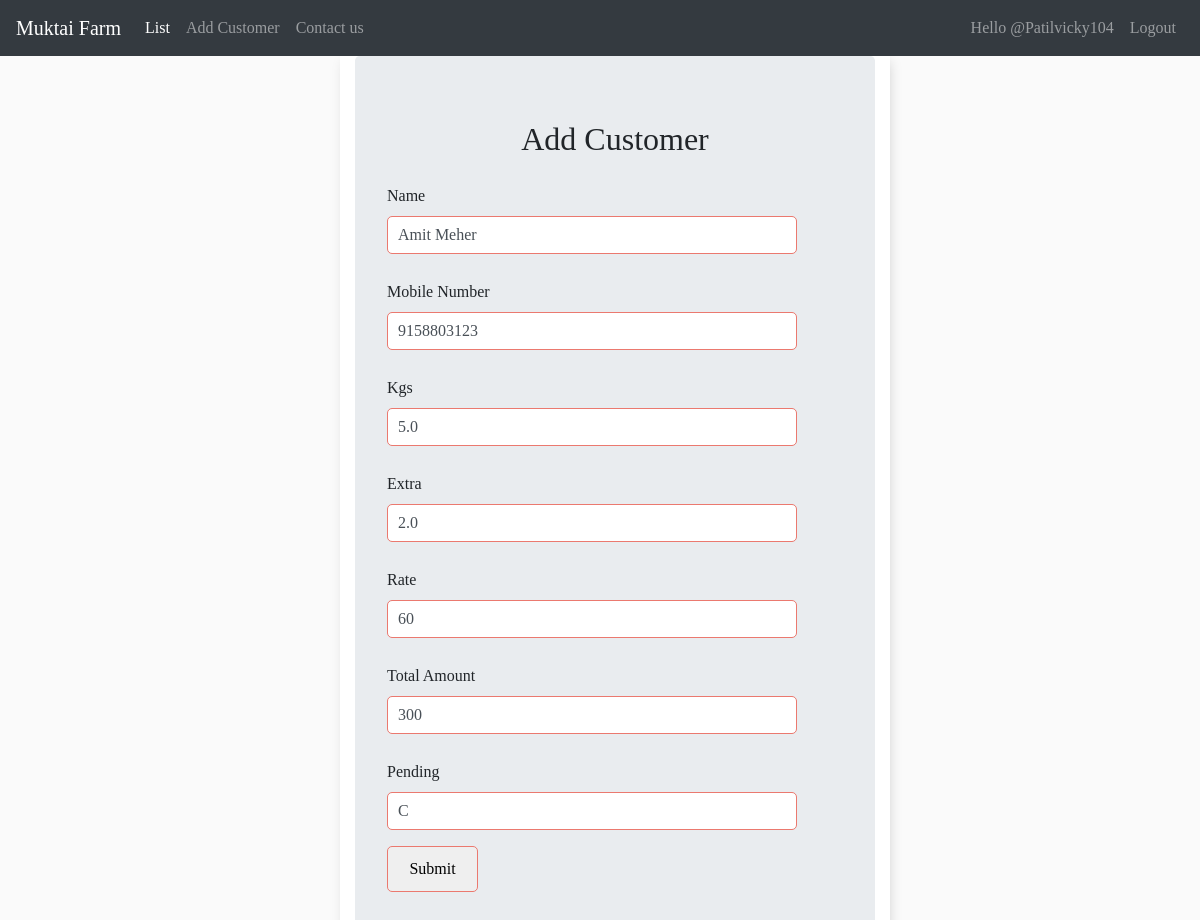
/update/29/ (signed in), run on the app's committed database.
### customer_details/models.py (models this page shows, shortened)
class AddCustomer(models.Model):
    user = models.ForeignKey(
        User, on_delete=models.CASCADE, null=True, blank=True)
    Name = models.CharField(max_length=500)
    Phone = models.IntegerField()
    Date = models.DateField(auto_now=True)
    Buy_kgs = models.FloatField()
    extra_kgs = models.FloatField()
    Rate = models.IntegerField()
    Bill = models.IntegerField(null=True)
    Pending = models.CharField(max_length=1,null=True)
    class Meta:
        order_with_respect_to = 'user'

### customer_details/views.py (the view)
# urls.py: path("update/<str:pk>/", views.updateOrder, name='update'),
@login_required
def updateOrder(request, pk):
    order = AddCustomer.objects.get(id=pk)
    form = BillForm(instance=order)
    if request.method == 'POST':
        form = BillForm(request.POST, instance=order)
        if form.is_valid():
            form.save()
            return redirect('Customer_List')
    context = {'form': form}
    return render(request, 'BillForm_update.html', context)

### customer_details/templates/BillForm_update.html (shortened to what this page needs)
{% extends "base.html" %} {% load bootstrap3 %} {% block MainBlock %}
<div class="container">
    <div class="jumbotron">
        <h2 style="text-align: center">Add Customer</h2>
        <form method="POST">
            <div class="form-group">
                <label for="exampleInputEmail1">Name</label>
                {{form.Name}}
            </div>
            <div class="form-group">
                <label for="exampleInputPassword1">Mobile Number</label>
                {{form.Phone}}
            </div>
            <div class="form-group">
                <label for="Buy_Kgs">Kgs</label>
                {{form.Buy_kgs}}
            </div>
            <div class="form-group">
                <label for="Extra_Kgs">Extra</label>
                {{form.extra_kgs}}
            </div>
            <div class="form-group">
                <label for="Rate">Rate</label>
                {{form.Rate}}
            </div>
            <div class="form-group">
                <label for="Rate">Total Amount</label>
                {{form.Bill}}
            </div>
            <div class="form-group">
                <label for="exampleInputEmail1">Pending</label>
                {{form.Pending}}
            </div>
            <input type="Submit" />
        </form>
    </div>
</div>
{% endblock MainBlock %}

### customer_details/templates/base.html (shortened to what this page needs)
<!DOCTYPE html>
<html lang="en">
<head>
  <link rel="stylesheet" href="https://cdn.jsdelivr.net/npm/bootstrap@4.6.0/dist/css/bootstrap.min.css"
 />
</head>
<body>
  <div class="Navbar">
    <nav class="navbar navbar-expand-md navbar-dark bg-dark">
      <a class="navbar-brand" href="#">Muktai Farm</a>
      <div class="collapse navbar-collapse" id="navbarNav">
        {% if request.user.is_authenticated %}
        <ul class="navbar-nav">
          <li class="nav-item active">
            <a class="nav-link" href="{% url 'Customer_List' %}">List</a>
          </li>
          <li class="nav-item">
            <a class="nav-link" href="{% url 'Customer_Form' %}">Add Customer</a>
          </li>
          <li class="nav-item">
            <a class="nav-link" href="{% url 'contact' %}">Contact us</a>
          </li>
        </ul>
        <ul class="navbar-nav ml-auto">
          <li class="nav navbar-nav navbar-right nav-item">
            <a class="nav-link" href="#">Hello @{{request.user}}</a>
          </li>
          <li class="nav navbar-nav navbar-right nav-item">
            <a class="nav-link" href="{% url 'logout' %}">Logout</a>
          </li>
          {% endif %}
        </ul>
      </div>
    </nav>
  </div>
  <div class="cssfile">
    {% block MainBlock %}
    {% endblock MainBlock %}
  </div>
</body>
</html>

### customer_details/templates/base.html (style rules this page uses)
body { font-family: 'Playfair Display', serif; background-color: #FAFAFA; }
.container { max-width: 550px; margin: auto; background-color: #fff; -webkit-box-shadow: 2px 2px 13px -4px rgba(0, 0, 0, 0.21); box-shadow: 2px 2px 13px -4px rgba(0, 0, 0, 0.21); }
input[type=text], input[type=password], input[type=number], textarea { border: 1px solid #EB796F; border-radius: 5px; padding: 10px; width: 90%; }
input[type=submit] { border: 1px solid #EB796F; border-radius: 5px; padding: 10px; justify-content: center; width: 20%; }
label { padding-top: 10px !important; display: block; }
.cssfile { margin-left: 30px; }

### data on the page
AddCustomer: Name "Amit Meher", Phone "9158803123", Buy_kgs "5.0", extra_kgs "2.0", Rate "60", Bill "300", Pending "C"

### other printed values
{{ request.user }} "Patilvicky104"
